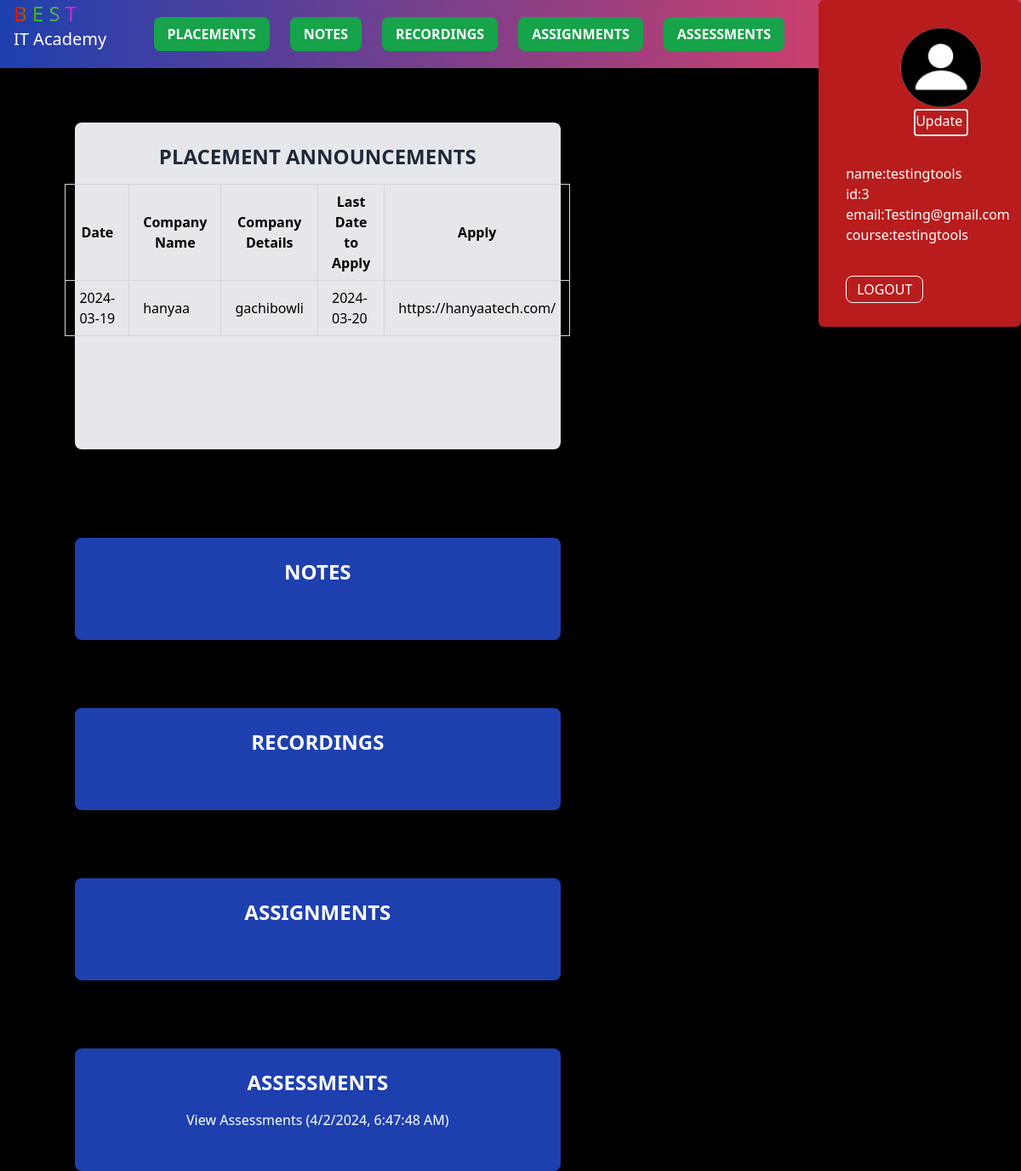
/python_course (signed in), run on an earlier commit of the app's database.
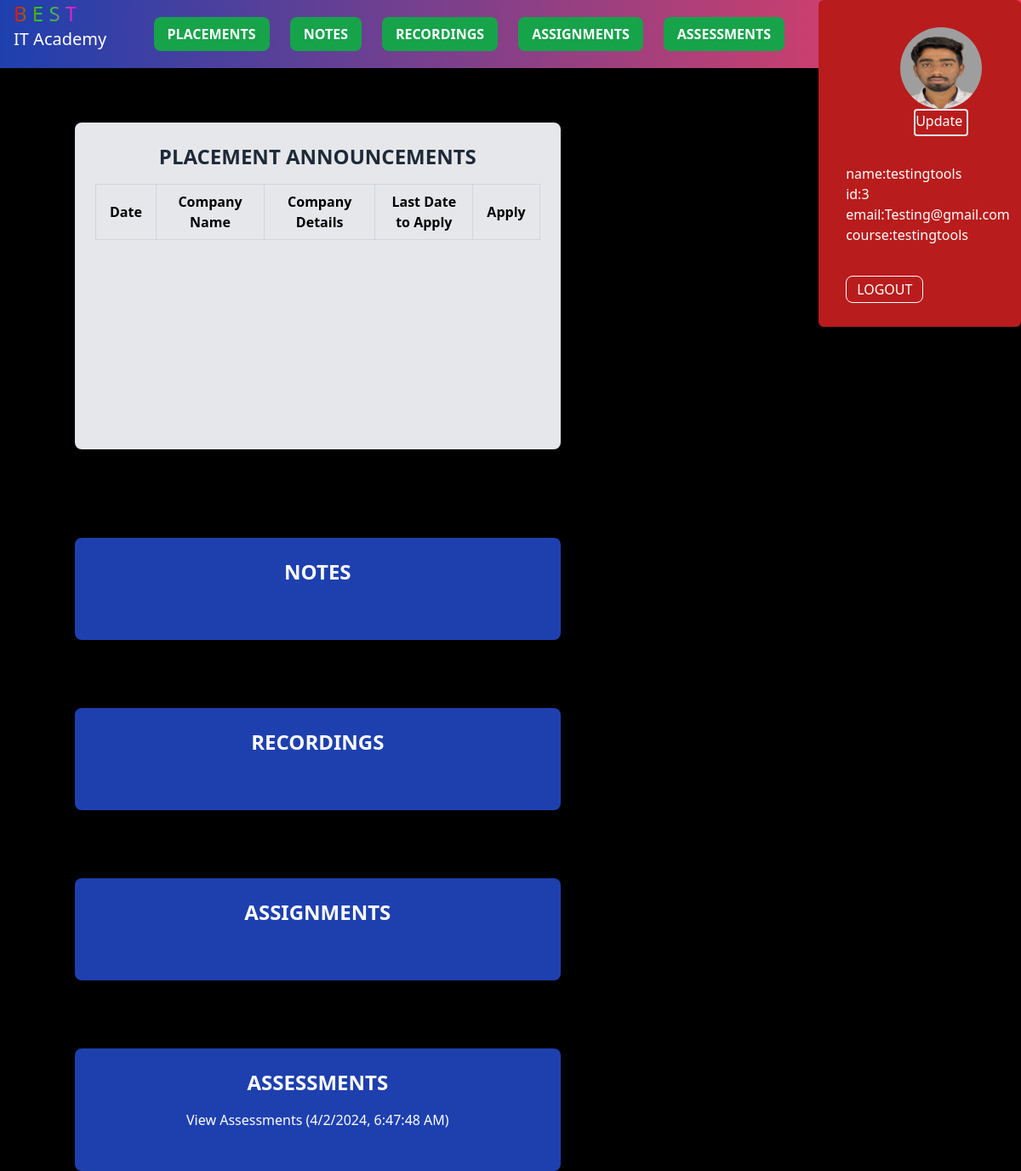
And on a later commit of the database.
### app/models/models.py (models this page shows, shortened)
class User(UserMixin,db.Model):
    id = db.Column(db.Integer, primary_key=True)
    email = db.Column(db.String(100), unique=True, nullable=False)
    username = db.Column(db.String(64), index=True, unique=True)
    password_hash = db.Column(db.String(128))  # Changed field name to password_hash
    course = db.Column(db.String(64))  # Add course column
    profile_image = db.Column(db.String(100), default='default.png')

class placement(db.Model):
    id = db.Column(db.Integer, primary_key=True)
    Date =  db.Column(db.Date, nullable=False)
    placement_company_name = db.Column(db.String(255), nullable=False)
    company_details=db.Column(db.String(600), nullable=False)
    last_date_to_apply = db.Column(db.Date, nullable=False)
    course = db.Column(db.String(64), nullable=False)
    link = db.Column(db.String(400), nullable=False)

### app/routes/stu_course.py (the view)
@course_bp.route("/python_course", methods=["GET", "POST"])
def python_course():
    csrf_token = generate_csrf()
    if 'username' not in session:
        flash("Please log in first.")
        return redirect('/student_login')
    username = session.get('username')
    course = session.get('course')
    upload_folders = current_app.config.get('UPLOAD_FOLDERS', {}).get('python', {})
    for folder_name, folder_path in upload_folders.items():
        if not os.path.exists(folder_path):
            os.makedirs(folder_path)
    file_notes = os.listdir(upload_folders.get('notes', ''))
    file_recordings = os.listdir(upload_folders.get('recordings', ''))
    file_assignments = os.listdir(upload_folders.get('assignments', ''))
    file_assessments = os.listdir(upload_folders.get('assessments', ''))
    python_course_placements = placement.query.filter_by(course='python').all()
    return render_template("python_course.html", username=username, course=course,
                           file_notes=file_notes, file_recordings=file_recordings,
                           file_assignments=file_assignments, file_assessments=file_assessments, csrf_token=csrf_token,python_course_placements=python_course_placements)

### app/extensions/login_manager.py (called while the page is built)
@login_manager.user_loader
def load_user(user_id):
    user = User.query.get(user_id)
    if not user:
        user = Faculty.query.get(user_id)
    return user

### app/templates/python_course.html (shortened to what this page needs)
<!DOCTYPE html>
<html lang="en">
<head>
    <script src="https://cdn.tailwindcss.com"></script>
    <link rel="stylesheet"  href="static\css\first.css">
</head>
<body class="bg-black font-sans">
    <div class="bg-gradient-to-r from-blue-800 to-rose-500 text-white flex flex-row w-full h-20 justify-between fixed">
        <div class="flex flex-row w-full justify-between">
            <ul class="flex flex-col text-xl ml-4">
                <a href="" class="text-2xl text-gradient">B E S T</a>
                <a href="" class="">IT Academy</a>
            </ul>
            <div class="flex  text-green-500  items-center gap-6 mr-10">
                <button class="bg-green-600 hover:bg-red-700 text-white font-bold py-2 px-4 rounded-lg w-full focus:outline-none" onclick="scrollToSection('placements')">PLACEMENTS</button>
                <button class="bg-green-600 hover:bg-red-700 text-white font-bold py-2 px-4 rounded-lg w-full focus:outline-none" onclick="scrollToSection('notes')">NOTES</button>
                <button class="bg-green-600 hover:bg-red-700 text-white font-bold py-2 px-4 rounded-lg w-full focus:outline-none" onclick="scrollToSection('recordings')">RECORDINGS</button>
                <button class="bg-green-600 hover:bg-red-700 text-white font-bold py-2 px-4 rounded-lg w-full focus:outline-none" onclick="scrollToSection('assignments')">ASSIGNMENTS</button>
                <button class="bg-green-600 hover:bg-red-700 text-white font-bold py-2 px-4 rounded-lg w-full focus:outline-none" onclick="scrollToSection('assessments')">ASSESSMENTS</button>
            </div>
        </div>
        <div class="bg-red-700 h-96 w-70 grid grid-cols-1 justify-center items-center rounded-md">
            <div class="pl-8 pr-8">
                <div class="profile-image-container ml-16">
                    {% if current_user.profile_image %}
                    <img id="profile-image" src="{{ url_for('static', filename='profile_pics/' + current_user.profile_image) }}" class="h-24 w-24 rounded-full" alt="{{ current_user.username }}'s Profile Image" onerror="this.onerror=null;this.src='{{ url_for('static', filename='profile_pics/profile.png') }}';" />
                    {% else %}
                    <img id="profile-image" src="{{ url_for('static', filename='profile_pics/default.png') }}" class="h-16 w-16 rounded-full" alt="Default Profile Image">
                    {% endif %}
                </div>
                <button id="edit-profile-btn" class="ml-20 border-2 flex inline text-white rounded h-8 w-16">Update</button>
                <p class="mt-8">name:{{current_user.username}}<p>
                <p>id:{{current_user.id}}</p>
                <p class="pr-10">email:{{current_user.email}}</p>
                <p class="mb-10">course:{{current_user.course}}</p>
                <a href="/" class="border border-white py-1 px-3 rounded-lg mt-8">LOGOUT</a>
            </div>
        </div>
    </div>
    <div class="container grid grid-cols-3 pt-16">
        <div class="px-6 mt-10 grid grid-cols-1 ml-16 gap-20 col-span-2">
            <div class="flex flex-col items-center h-96 rounded-lg mt-10 bg-gray-200 text-gray-800 p-6 rounded-lg mb-6" id="placements">
                <h1 class="text-2xl font-bold mb-4 ">PLACEMENT ANNOUNCEMENTS</h1>
                <table class="text-black border-collapse w-full">
                    <thead>
                        <tr>
                            <th class="border border-gray-300 px-4 py-2">Date</th>
                            <th class="border border-gray-300 px-4 py-2">Company Name</th>
                            <th class="border border-gray-300 px-4 py-2">Company Details</th>
                            <th class="border border-gray-300 px-4 py-2">Last Date to Apply</th>
                            <th class="border border-gray-300 px-4 py-2">Apply</th>
                        </tr>
                    </thead>
                    <tbody>
                        {% for placement in python_course_placements %}
                        <tr>
                            <td class="border border-gray-300 px-4 py-2">{{ placement.Date }}</td>
                            <td class="border border-gray-300 px-4 py-2">{{ placement.placement_company_name }}</td>
                            <td class="border border-gray-300 px-4 py-2">{{ placement.company_details }}</td>
                            <td class="border border-gray-300 px-4 py-2">{{ placement.last_date_to_apply }}</td>
                            <td class="border border-gray-300 px-4 py-2"><a href={{ placement.link }}>{{ placement.link }}</a></td>
                        </tr>
                        {% endfor %}
                    </tbody>
                </table>
            </div>
            <div class="bg-blue-800 text-white p-6 rounded-lg mb-6 overflow-y-scroll h-full text-center" id="notes">
                <h1 class="text-2xl font-bold mb-4">NOTES</h1>
            </div>
            <div class="bg-blue-800 text-white p-6 rounded-lg mb-6 overflow-y-scroll h-full text-center" id="recordings">
                <h1 class="text-2xl font-bold mb-4">RECORDINGS</h1>
            </div>
            <div class="bg-blue-800 text-white p-6 rounded-lg mb-6 overflow-y-scroll h-full text-center" id="assignments">
                <h1 class="text-2xl font-bold mb-4">ASSIGNMENTS</h1>
            </div>
            <div class="bg-blue-800 text-white p-6 rounded-lg mb-6 overflow-y-scroll h-full text-center" id="assessments">
                <h1 class="text-2xl font-bold mb-4">ASSESSMENTS</h1>
                <a id="assessmentLink" href="/assessments/{{ current_user.course }}" class="btn-link">View Assessments</a>
            </div>
        </div>
    </div>
</body>
</html>

### app/static/css/first.css (style rules this page uses)
.bg-gradient-to-r { animation: gradientAnimation 10s ease infinite alternate-reverse; }
.text-gradient { background: linear-gradient(to right, #ff0000, #00ff00, #ff00f2, #ffff00); -webkit-background-clip: text; background-clip: text; -webkit-text-fill-color: transparent; }

What changed in the data, as far as the page shows it:
removed placement: Date "2024-03-19", placement_company_name "hanyaa", company_details "gachibowli", last_date_to_apply "2024-03-20", link "https://hanyaatech.com/"
changed User "testingtools": profile_image: picture added
